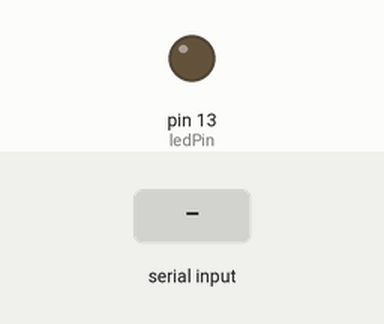
Simulated run of this sketch. Board: Arduino Uno, built with avr-gcc and run on an emulated ATmega328P. Shown: output pins drawn as LEDs (lit = HIGH). Inputs (shaded band) come from the test bench.

Above: at 1.2 s.
1.3 s: "H" received over the second serial link
At 2.2 s:
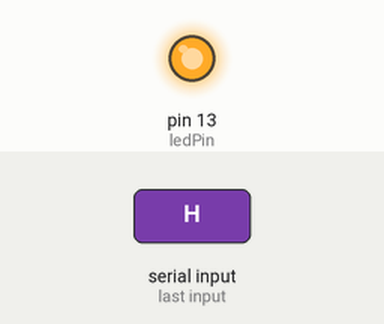
2.8 s: "L" received over the second serial link
At 3.4 s:
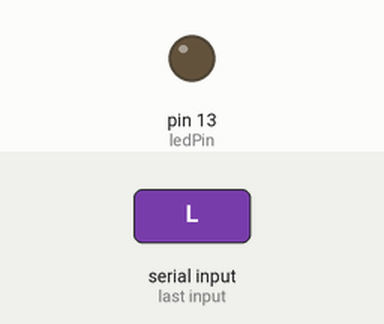
Timing chart, 0 to 5.8 s (numbered marks = the images above; inputs shaded):
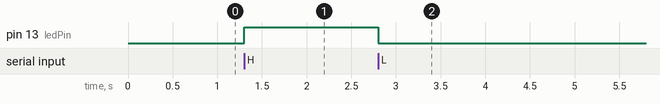

The sketch:

blet.ino
```cpp
#include <SoftwareSerial.h>

const int bluetoothTx = 1;  // TX pin
const int bluetoothRx = 0;  // RX pin
const int ledPin = 13;      // LED pin

SoftwareSerial bluetooth(bluetoothTx, bluetoothRx);

void setup()
 {
  bluetooth.begin(9600);  // Set baud rate
  pinMode(ledPin, OUTPUT);
 }

void loop() {
  if (bluetooth.available())
   {
    char command = bluetooth.read();
    if (command == 'H')
     {
      digitalWrite(ledPin, HIGH);  // Turn LED ON
    }
    else if (command == 'L')
    {
      digitalWrite(ledPin, LOW);  // Turn LED OFF
    }
  }
}
```

Measured:
- after the input at 1.3 s, pin 13 (ledPin): LOW → HIGH at once
- after the input at 2.8 s, pin 13 (ledPin): HIGH → LOW at once
